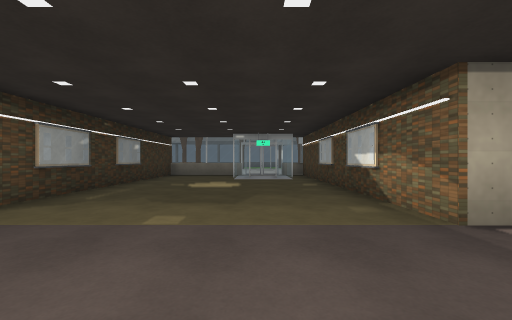
[1] (above)

24 first-person views from a walk through a Unity game level. The camera is 1.2 m above the floor, looks level and sees 90° across. The floor is counted in squares, 2 m on a side. Each view is taken from the middle of a square. On the plan, view 1 faces up. The plan holds only what a view shows up to about 9 squares ahead; the rest is blank. The place goes on beyond the plan. The player character is not drawn. Some animated figures are left out. Some surface patterns are stand-ins.

[2]
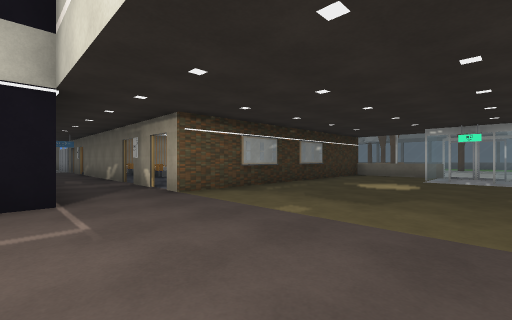

[3]
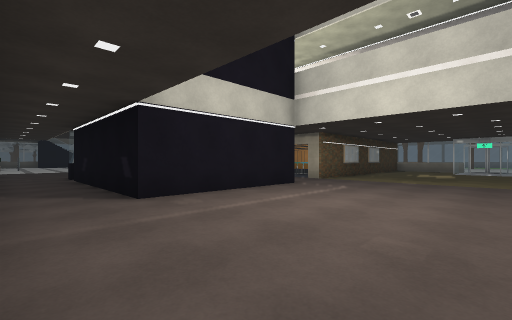

[4]
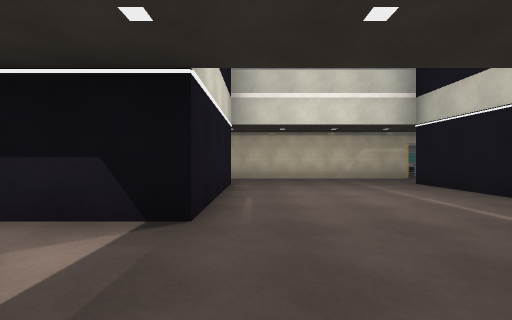

[5]
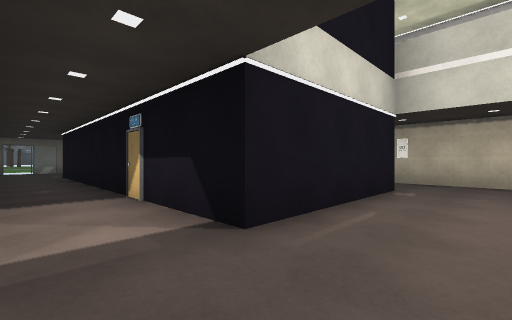

[6]
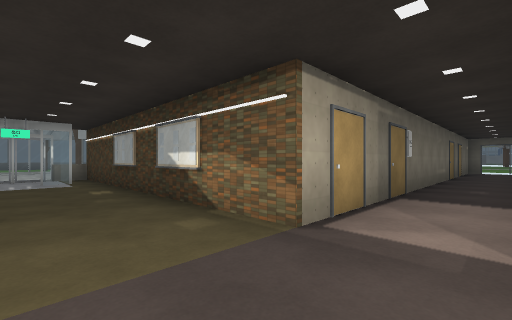

[7]
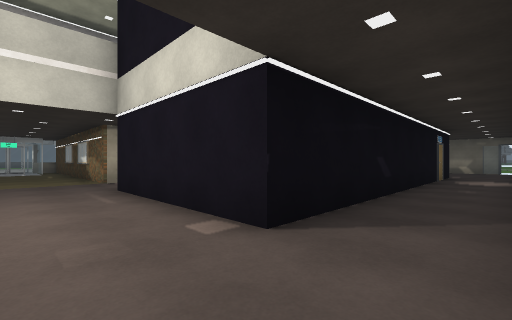

[8]
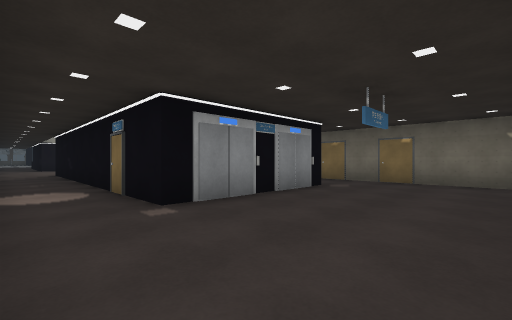

[9]
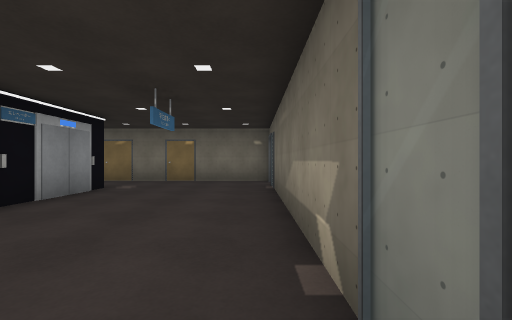

[10]
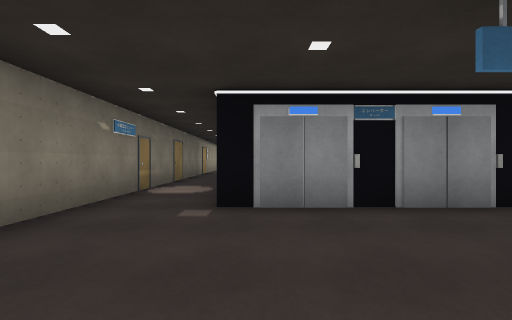

[11]
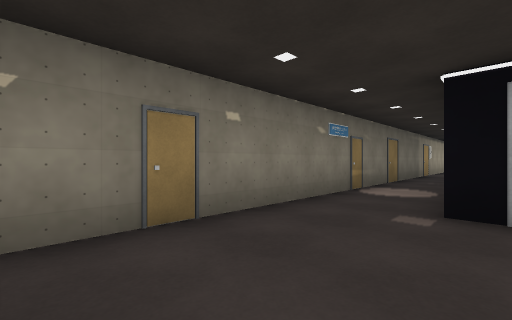

[12]
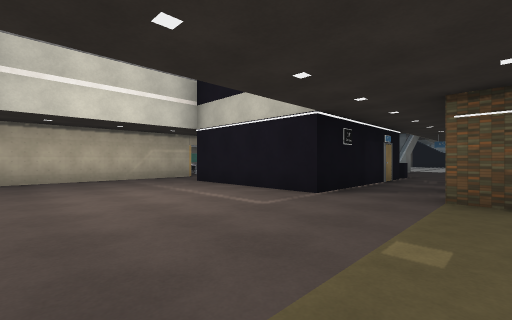

[13]
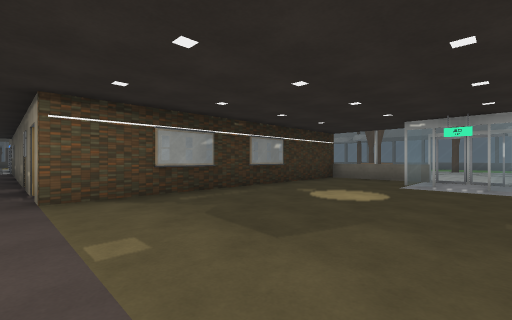

[14]
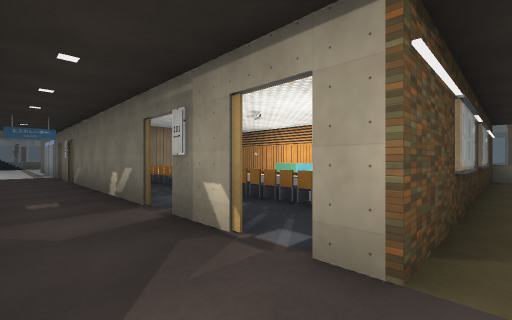

[15]
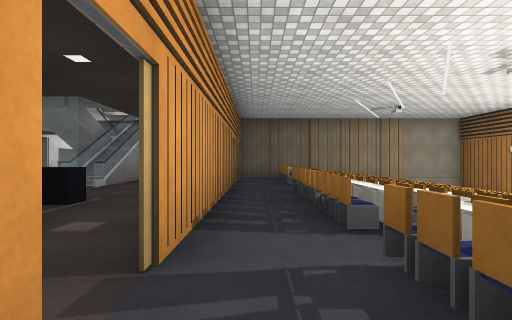

[16]
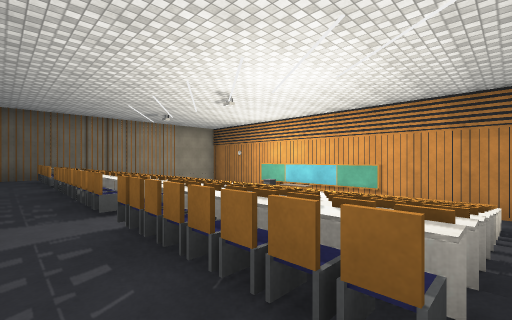

[17]
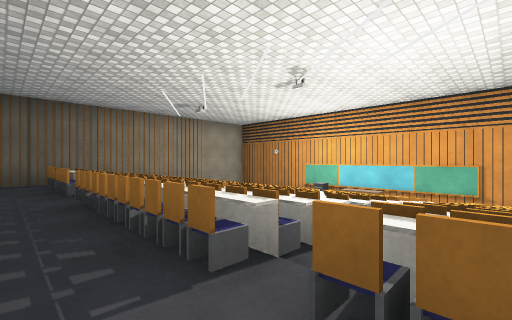

[18]
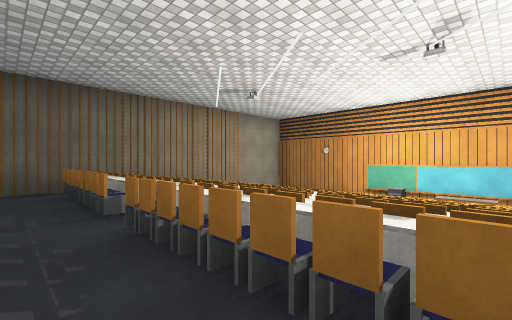

[19]
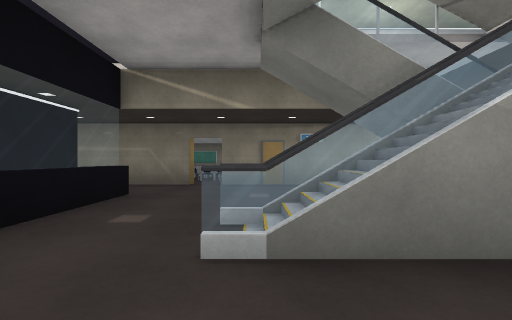

[20]
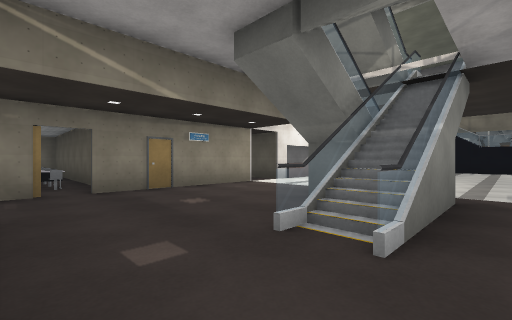

[21]
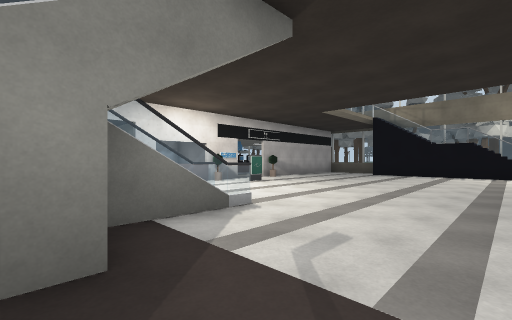

[22]
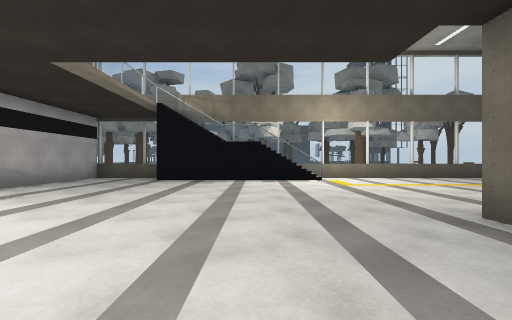

[23]
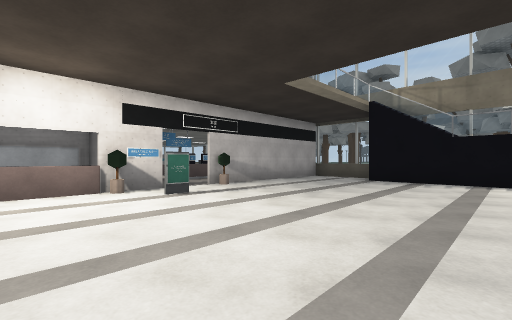

[24]
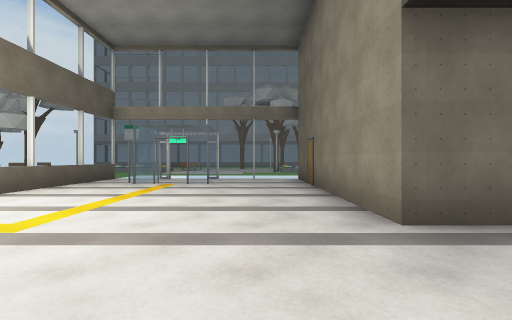

### Floor plan
Key: @ floor where view 1 was taken; # wall or solid block; x gap in a wall; . main floor; - floor 0.25 m lower than the main floor; _ floor 0.5 m lower than the main floor; < floor 0.75 m lower than the main floor; / step, stairs or slope; = window, fence, low wall or low ledge; ^ raised ledge; v drop or lower ground.
Columns run from 27 left of view 1 to 15 right of it. Each row starts with its distance up from view 1.
 10              ############====#
  9              #=== ^^=  =#.=.=#
  8   v==.===#   #==========#....#
  7   =.=.=..#   #=<==<<==<=.....=
  6   =......#   #=_==__==_=.....#
  5   =......#   #=-==--==-=.....=
  4   =......#   #===========....=
  3   =......#   #..........#....#############
  2   v=......  .#xxx####.#x#.................
  1   v#......................................
  0 ##v#...............=#####..@.#########....#
 -1 vvv#..........###..=    #....#       #....#
 -2 #vv#........//#....=    #....#       #....#
 -3   v#...............=#####....#########....#
 -4   =.......................................#
 -5   v#####.#=.....#####  ##.................
 -6        .. #..####       ##################
 -7       ..  ##
 -8       == ###

Where each view was taken, in squares from view 1:
view 1: 0 up, 0 right, facing up
view 2: 0 up, 1 right, facing up-left
view 3: 5 down, 1 right, facing up-left
view 4: 3 up, 1 right, facing down
view 5: 2 up, 0 right, facing down-right
view 6: 1 up, 0 right, facing up-right
view 7: 5 down, 0 right, facing up-right
view 8: 5 down, 14 right, facing up-left
view 9: 5 down, 14 right, facing up
view 10: 3 down, 14 right, facing left
view 11: 3 down, 14 right, facing down-left
view 12: 3 up, 1 right, facing down-left
view 13: 2 up, 1 right, facing up-left
view 14: 1 up, 3 left, facing up-left
view 15: 3 up, 5 left, facing left
view 16: 3 up, 4 left, facing up-left
view 17: 3 up, 6 left, facing up-left
view 18: 3 up, 8 left, facing up-left
view 19: 1 up, 11 left, facing down
view 20: 0 up, 9 left, facing down-left
view 21: 1 up, 13 left, facing down-left
view 22: 0 up, 16 left, facing left
view 23: 0 up, 16 left, facing down-left
view 24: 0 up, 20 left, facing up
